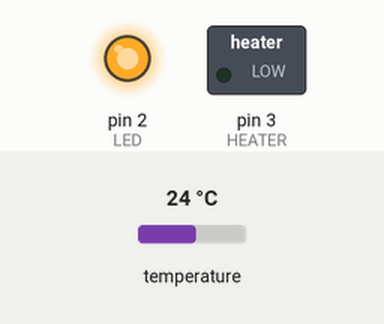
Recording of a sketch running on a simulated Arduino Uno, built with avr-gcc and run on an emulated ATmega328P. On the bench: switched loads named in the sketch (green lamp = pin HIGH), output pins drawn as LEDs (lit = HIGH). The inputs (shaded band) are chosen by the test bench; at power-on: temperature 24 °C. What the sketch prints to the serial monitor is not drawn.

Above: at 0.1 s.
Timing chart, 0 to 1.6 s (numbered marks = the images above):
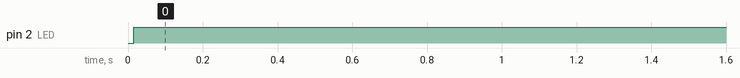

The sketch:

Uno_Transparent_Ice_V2.ino
```cpp
#include <Wire.h>
#include <OneWire.h>
#include <DallasTemperature.h>

// Project Four - Heat maker
//
#define LED 2 //connect LED to digital pin2
#define HEATER 3
#define ONE_WIRE_BUS 7

// Setup a oneWire instance to communicate with any OneWire devices (not just Maxim/Dallas temperature ICs)
OneWire oneWire(ONE_WIRE_BUS);

// Pass our oneWire reference to Dallas Temperature.
DallasTemperature sensors(&oneWire);

float ctemp = 0.0;
unsigned long startTime = millis();
float maxFreqVal = 80.0;
int volatileTemp = 40;
bool cont = true;
int count = 0;

void setup()
{
  pinMode(HEATER, OUTPUT);
  pinMode(LED, OUTPUT);
  Serial.begin(9600);

  // Start up the library
  sensors.begin();
  Wire.begin();
}

void loop()
{
  digitalWrite(LED, HIGH);   // set the LED on


  sensors.requestTemperatures(); // Send the command to get temperatures
//  Serial.print("Temperature for the device 1 (index 0) is: ");

  ctemp = DallasTemperature::toFahrenheit(sensors.getTempCByIndex(0));
  Serial.println(ctemp);

  if (ctemp > 33.0) {
    analogWrite(HEATER, 0);
  } else if (ctemp <= 33.0 && ctemp >= 31.0) {
    if (((millis() - startTime) % 60000) == 0) {
      count++;
      if ((volatileTemp >= 5) && (count >= 120)) {
        volatileTemp = volatileTemp - 5;
        count = 0;
        analogWrite(HEATER, volatileTemp);
      }

      if (volatileTemp <= 10) {
        cont = false;
      }
    }
  } else if (ctemp <= 29.0 && cont) {
    analogWrite(HEATER, maxFreqVal);
  }

  delay(1000);
}
```

Measured:
- by itself, pin 2 (LED): LOW → HIGH at 0.02 s
